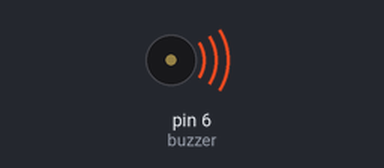
This sketch was run on a simulated Arduino Uno, built with avr-gcc and run on an emulated ATmega328P. Shown: buzzer (waves = sounding).

Above: at 0.3 s.
At 76.21 s:
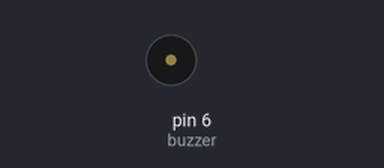
Timing chart, 0 to 81.5 s (numbered marks = the images above):
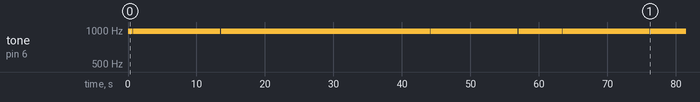

The sketch:

potentiometerLED.ino
```cpp
int buzzer=6;

void setup() {
  // put your setup code here, to run once:
  pinMode(buzzer,OUTPUT);
}

void loop() {
  for(int i=526;i>=0;i--)
  {
    analogWrite(buzzer,i);
    delay(50);
  }
  delay(5000);
  for(int i=0;i<526;i++)
  {
    analogWrite(buzzer,i);
    delay(50);
  }
  delay(5000);
}
```

Measured:
- by itself, tone on pin 6 (buzzer): repeats every 62.7 s: silent 0.10 s, 977 Hz 12.7 s, silent 0.10 s, 977 Hz 30.6 s, silent 0.05 s, 977 Hz 12.7 s, silent 0.10 s, 977 Hz 6.4 s
